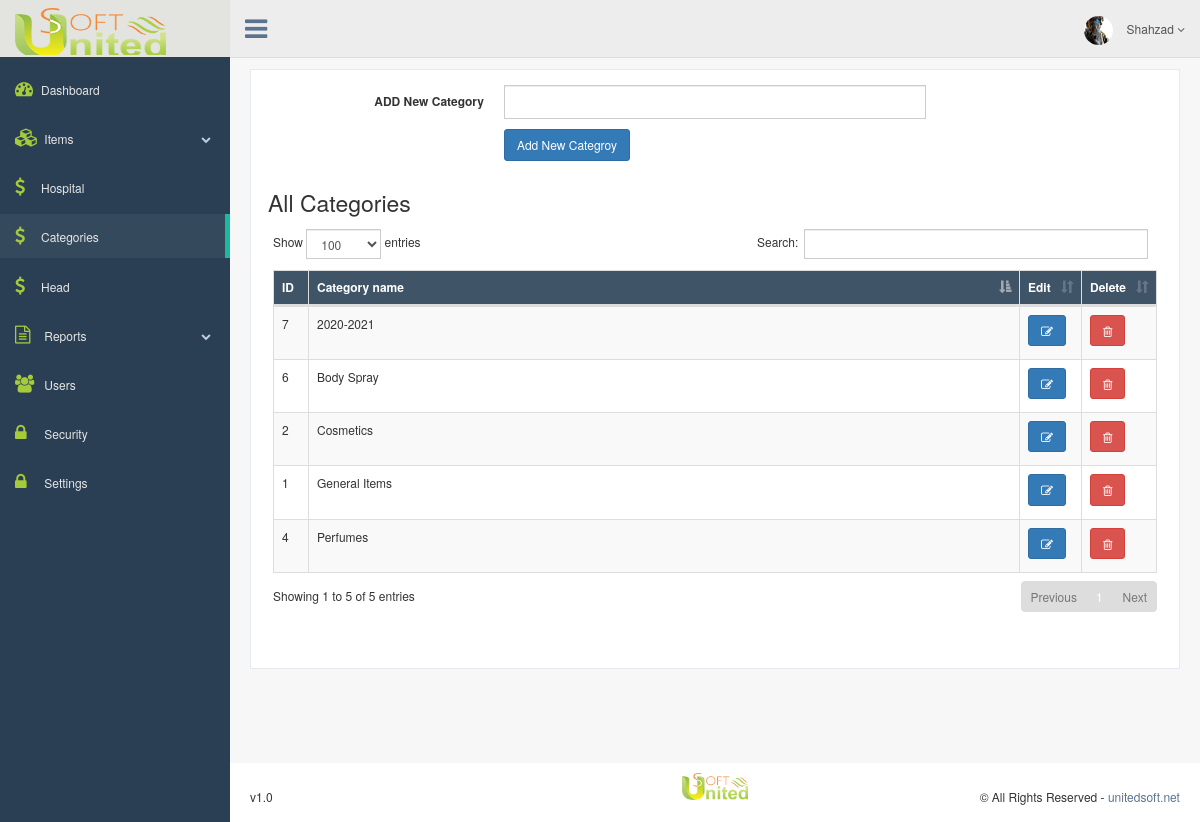
The app's page /categories.php (signed in) with its own data.
### tables this page shows
CREATE TABLE `manager` (
  `id` int(11) NOT NULL,
  `full_name` varchar(30) NOT NULL,
  `phone` varchar(20) NOT NULL,
  `site_name` varchar(100) NOT NULL,
  `site_url` varchar(100) NOT NULL,
  `login` varchar(30) NOT NULL,
  `password` varchar(50) NOT NULL,
  `email` varchar(100) NOT NULL,
  `image` varchar(200) NOT NULL,
  `logo` varchar(200) NOT NULL,
  `registeration_date` datetime NOT NULL,
  `admin_type` varchar(30) NOT NULL
);

CREATE TABLE `categories` (
  `id` int(11) NOT NULL,
  `category_name` varchar(100) NOT NULL
);

### setup/config.php (called while the page is built, shortened)
<?php
class config {
	private $link;
	function __construct() {
		$this->link = mysqli_connect( DB_HOST, DB_USER, DB_PASSWORD, DB_DATABSE );
	}
	function fetchall( $table ) {
		$sql = "select * from $table";
		$result = mysqli_query( $this->link, $sql );
		$arr = array();
		while ( $rs = mysqli_fetch_object( $result ) ) {
			$arr[] = $rs;
		}
		return $arr;
	}
	function singlev( $table ) {
    	$sql = "select * from $table";
		$result = mysqli_query( $this->link, $sql );
		$rs = mysqli_fetch_object( $result );
		return $rs;
	}
}
?>

### setup/General.php (called while the page is built, shortened)
<?php
 	class General {
	public function IDencode($id)
	{
	return base64_encode($id.'--'.mt_rand(1000,999999));
	}
}
?>

### includes/categories.php (the view, shortened to what this page needs)
<?php
$category_id = $gen->IDdecode( $_REQUEST[ 'CD' ] );
$results = $conf->fetchall( CATEGORIES );
$table_fetch = CATEGORIES . " where id='" . $category_id . "'";
$x = $conf->singlev( $table_fetch );
?>
<div class="col-md-12">
</div>
<div class="row">
	<div class="col-md-12 col-sm-12 col-xs-12">
		<div class="x_panel">
			<?php if($_REQUEST['ED']=='1'){?>
			<div class="x_content">
				<form action="" method="post" class="form-group form-horizontal">
					<div class="form-group">
						<label class="control-label col-md-3 col-sm-3 col-xs-12" for=""> Edit Category</label>
						<div class="col-md-6 col-sm-6 col-xs-12">
							<input type="text" class="form-control" name="category1" required value="<?php echo $x->category_name;?>">
						</div>
					</div>
					<div class="clearfix"></div>
					<div class="form-group">
						<div class="col-md-3 col-sm-3 col-xs-12 col-md-offset-3 ">
							<button type="button" onClick="window.location.href='categories.php'" class="btn btn-alert" name="">Cancel</button>
							<input type="submit" name="update" class="btn btn-primary" value="Update">
						</div>
					</div>
				</form>
			</div>
			<?php } else{ ?>
			<div class="x_content">
				<form action="" method="post" class="form-group form-horizontal">
					<div class="form-group">
						<label class="control-label col-md-3 col-sm-3 col-xs-12" for=""> ADD New Category</label>
						<div class="col-md-6 col-sm-6 col-xs-12">
							<input type="text" class="form-control" name="category" required>
						</div>
					</div>
					<div class="form-group">
						<div class="col-md-3 col-sm-3 col-xs-12 col-md-offset-3 ">
							<input type="submit" name="add_category" class="btn btn-primary" value="Add New Categroy">
						</div>
					</div>
				</form>
			</div>
			<?php }?>
			<div class="page-title">
				<div class="title_left">
					<h3>All Categories</h3>
				</div>
			</div>
			<div class="x_content">
				<div class="table-responsive">
					<table class="table table-striped table-bordered bulk_action" id="datatable-checkbox">
						<thead>
							<tr>
								<th width="4%">ID</th>
								<th>Category name</th>
								<th width="6%">Edit</th>
								<th width="6%">Delete</th>
							</tr>
						</thead>
						<tbody>
							<?php foreach ($results as $x) { ?>
							<tr>
								<td>
									<?php echo $x->id; ?>
								</td>
								<td>
									<?php echo $x->category_name; ?>
								</td>
								<td>
									<form action="categories.php?CD=<?php echo $gen->IDencode($x->id); ?>&ED=1" method="post">
										<button type="submit" class="btn btn-primary"><i class="fa fa-pencil-square-o"></i></button>
									</form>
								</td>
								<td>
									<form action="" method="post">
										<button type="submit" class="btn btn-danger" onclick="javascript:return confirm('Are you sure, you want to delete this user?')"><i class="fa fa-trash-o" aria-hidden="true"></i> </button>
									</form>
								</td>
							</tr>
							<?php } ?>
						</tbody>
					</table>
				</div>
			</div>
		</div>
	</div>
</div>

### includes/top-bar.php (shortened to what this page needs)
<div class="top_nav">
	<div class="nav_menu">
		<nav>
			<div class="nav toggle">
				<a id="menu_toggle"><i class="fa fa-bars"></i></a>
			</div>
			<ul class="nav navbar-nav navbar-right">
				<li class="">
					<a href="#" class="user-profile dropdown-toggle" data-toggle="dropdown" aria-expanded="false">
						<?php
						if(!empty($row_mng->image)){
						echo '<img src="images/'.$row_mng->image.'" />';
						}else{ echo '<img src="images/admin.png" />';}
						?>
						<?php echo ucwords($_SESSION[ 'first_name' ]);
                        ?>
						<span class=" fa fa-angle-down"></span>
					</a>
				</li>
			</ul>
		</nav>
	</div>
</div>

### css/mstyle.css (style rules this page uses)
.dataTables_wrapper thead { background: #405467; color: #fff; }
table.dataTable thead .sorting_asc:after { color: #fff; }

### includes/header.php (style rules this page uses)
* { -webkit-box-sizing: border-box; -moz-box-sizing: border-box; box-sizing: border-box }
footer { padding: 10px 20px; }
.copy-rights { margin-top: 15px; text-align: right; }
.copy-left { margin-top: 15px; text-align: left; }

### includes/categories.php (style rules this page uses)
.x_panel { min-height: 600px; }

### records on screen
manager: image (picture)
categories: id "1", category_name "General Items"
categories: id "2", category_name "Cosmetics"
categories: id "4", category_name "Perfumes"
categories: id "6", category_name "Body Spray"
categories: id "7", category_name "2020-2021"

### other values on screen
$_SESSION[ 'first_name' ] "Shahzad"
